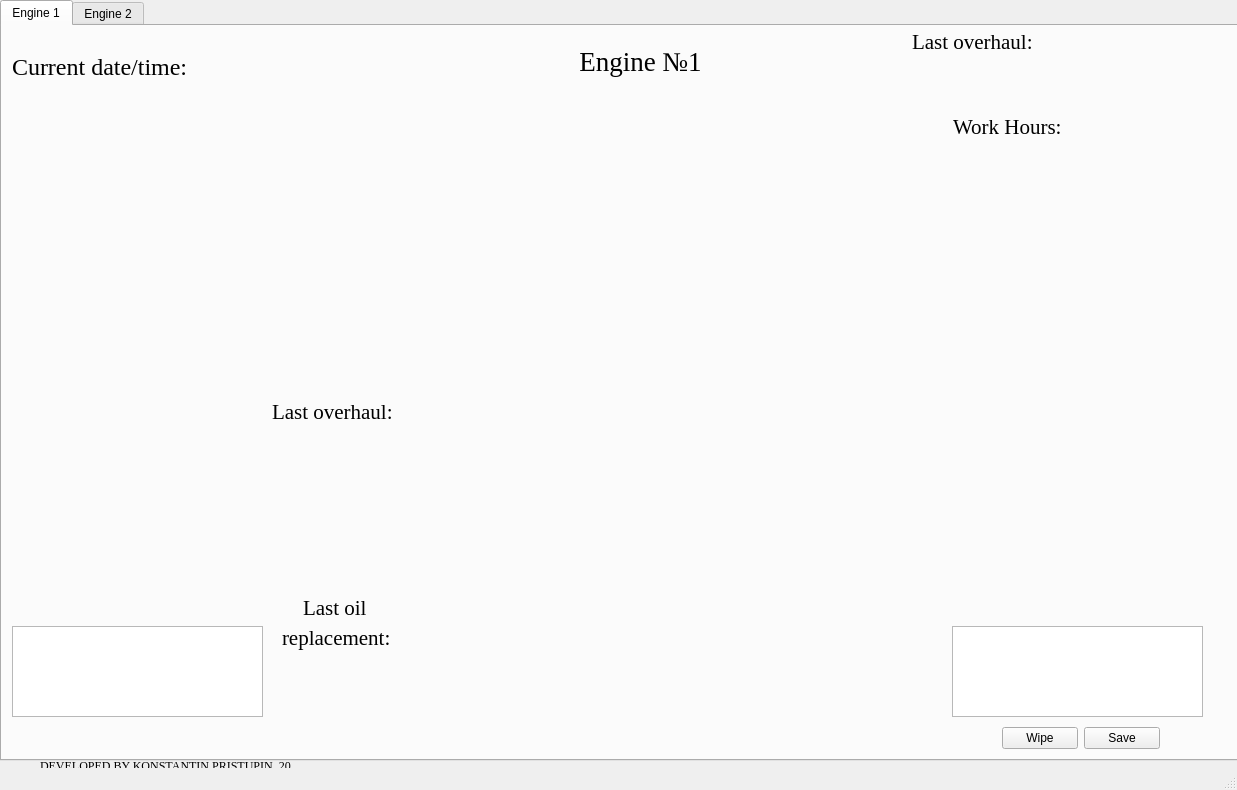
<?xml version="1.0" encoding="UTF-8"?>
<ui version="4.0">
 <class>MainWindow</class>
 <widget class="QMainWindow" name="MainWindow">
  <property name="geometry">
   <rect>
    <x>0</x>
    <y>0</y>
    <width>1237</width>
    <height>790</height>
   </rect>
  </property>
  <property name="sizePolicy">
   <sizepolicy hsizetype="Expanding" vsizetype="Expanding">
    <horstretch>0</horstretch>
    <verstretch>0</verstretch>
   </sizepolicy>
  </property>
  <property name="windowTitle">
   <string>MainWindow</string>
  </property>
  <property name="styleSheet">
   <string notr="true">gridline-color: rgb(83, 94, 255);</string>
  </property>
  <property name="animated">
   <bool>true</bool>
  </property>
  <widget class="QWidget" name="centralwidget">
   <widget class="QLabel" name="notDoneWorksL">
    <property name="geometry">
     <rect>
      <x>1310</x>
      <y>150</y>
      <width>81</width>
      <height>71</height>
     </rect>
    </property>
    <property name="text">
     <string/>
    </property>
   </widget>
   <widget class="QTabWidget" name="tabWidget">
    <property name="geometry">
     <rect>
      <x>0</x>
      <y>0</y>
      <width>1241</width>
      <height>761</height>
     </rect>
    </property>
    <property name="currentIndex">
     <number>0</number>
    </property>
    <widget class="QWidget" name="tab">
     <attribute name="title">
      <string>Engine 1</string>
     </attribute>
     <widget class="QLabel" name="label_3">
      <property name="geometry">
       <rect>
        <x>50</x>
        <y>40</y>
        <width>1281</width>
        <height>661</height>
       </rect>
      </property>
      <property name="text">
       <string/>
      </property>
      <property name="pixmap">
       <pixmap resource="prefix1.qrc">:/icons/engine.png</pixmap>
      </property>
      <property name="scaledContents">
       <bool>true</bool>
      </property>
     </widget>
     <widget class="QWidget" name="layoutWidget_3">
      <property name="geometry">
       <rect>
        <x>530</x>
        <y>20</y>
        <width>217</width>
        <height>61</height>
       </rect>
      </property>
      <layout class="QGridLayout" name="gridLayout_2">
       <item row="0" column="0">
        <spacer name="horizontalSpacer_3">
         <property name="orientation">
          <enum>Qt::Horizontal</enum>
         </property>
         <property name="sizeHint" stdset="0">
          <size>
           <width>40</width>
           <height>20</height>
          </size>
         </property>
        </spacer>
       </item>
       <item row="0" column="1">
        <widget class="QLabel" name="numberEng_2">
         <property name="font">
          <font>
           <family>Times New Roman</family>
           <pointsize>20</pointsize>
          </font>
         </property>
         <property name="text">
          <string>Engine №1</string>
         </property>
         <property name="alignment">
          <set>Qt::AlignCenter</set>
         </property>
        </widget>
       </item>
       <item row="0" column="2">
        <spacer name="horizontalSpacer_4">
         <property name="orientation">
          <enum>Qt::Horizontal</enum>
         </property>
         <property name="sizeHint" stdset="0">
          <size>
           <width>40</width>
           <height>20</height>
          </size>
         </property>
        </spacer>
       </item>
       <item row="1" column="0" colspan="3">
        <widget class="QLabel" name="engineStatus">
         <property name="font">
          <font>
           <family>Times New Roman</family>
           <pointsize>14</pointsize>
          </font>
         </property>
         <property name="text">
          <string/>
         </property>
         <property name="alignment">
          <set>Qt::AlignCenter</set>
         </property>
        </widget>
       </item>
      </layout>
     </widget>
     <widget class="QLabel" name="t1">
      <property name="geometry">
       <rect>
        <x>590</x>
        <y>500</y>
        <width>41</width>
        <height>31</height>
       </rect>
      </property>
      <property name="font">
       <font>
        <family>Times New Roman</family>
        <pointsize>20</pointsize>
       </font>
      </property>
      <property name="text">
       <string/>
      </property>
     </widget>
     <widget class="QWidget" name="verticalLayoutWidget_6">
      <property name="geometry">
       <rect>
        <x>950</x>
        <y>130</y>
        <width>261</width>
        <height>461</height>
       </rect>
      </property>
      <layout class="QVBoxLayout" name="testL"/>
     </widget>
     <widget class="QTextBrowser" name="schWorks">
      <property name="geometry">
       <rect>
        <x>10</x>
        <y>600</y>
        <width>251</width>
        <height>91</height>
       </rect>
      </property>
      <property name="maximumSize">
       <size>
        <width>16777215</width>
        <height>400</height>
       </size>
      </property>
      <property name="lineWrapMode">
       <enum>QTextEdit::WidgetWidth</enum>
      </property>
     </widget>
     <widget class="QWidget" name="verticalLayoutWidget_7">
      <property name="geometry">
       <rect>
        <x>10</x>
        <y>130</y>
        <width>251</width>
        <height>461</height>
       </rect>
      </property>
      <layout class="QVBoxLayout" name="rightL"/>
     </widget>
     <widget class="QLabel" name="label_15">
      <property name="geometry">
       <rect>
        <x>910</x>
        <y>0</y>
        <width>141</width>
        <height>31</height>
       </rect>
      </property>
      <property name="font">
       <font>
        <family>Times New Roman</family>
        <pointsize>16</pointsize>
       </font>
      </property>
      <property name="text">
       <string>Last overhaul:</string>
      </property>
     </widget>
     <widget class="QWidget" name="layoutWidget_4">
      <property name="geometry">
       <rect>
        <x>10</x>
        <y>10</y>
        <width>381</width>
        <height>61</height>
       </rect>
      </property>
      <layout class="QHBoxLayout" name="horizontalLayout_4">
       <item>
        <widget class="QLabel" name="label_18">
         <property name="font">
          <font>
           <family>Times New Roman</family>
           <pointsize>18</pointsize>
          </font>
         </property>
         <property name="text">
          <string>Current date/time:</string>
         </property>
        </widget>
       </item>
       <item>
        <widget class="QLabel" name="timeL">
         <property name="minimumSize">
          <size>
           <width>110</width>
           <height>0</height>
          </size>
         </property>
         <property name="font">
          <font>
           <family>Times New Roman</family>
           <pointsize>18</pointsize>
          </font>
         </property>
         <property name="text">
          <string/>
         </property>
        </widget>
       </item>
      </layout>
     </widget>
     <widget class="QLabel" name="t5">
      <property name="geometry">
       <rect>
        <x>830</x>
        <y>400</y>
        <width>41</width>
        <height>31</height>
       </rect>
      </property>
      <property name="font">
       <font>
        <family>Times New Roman</family>
        <pointsize>16</pointsize>
       </font>
      </property>
      <property name="text">
       <string/>
      </property>
     </widget>
     <widget class="QWidget" name="verticalLayoutWidget_8">
      <property name="geometry">
       <rect>
        <x>280</x>
        <y>620</y>
        <width>131</width>
        <height>29</height>
       </rect>
      </property>
      <layout class="QVBoxLayout" name="testlyt"/>
     </widget>
     <widget class="QLabel" name="t3">
      <property name="geometry">
       <rect>
        <x>730</x>
        <y>450</y>
        <width>41</width>
        <height>31</height>
       </rect>
      </property>
      <property name="font">
       <font>
        <family>Times New Roman</family>
        <pointsize>18</pointsize>
       </font>
      </property>
      <property name="text">
       <string/>
      </property>
     </widget>
     <widget class="QLabel" name="label_9">
      <property name="geometry">
       <rect>
        <x>270</x>
        <y>370</y>
        <width>121</width>
        <height>31</height>
       </rect>
      </property>
      <property name="font">
       <font>
        <family>Times New Roman</family>
        <pointsize>16</pointsize>
       </font>
      </property>
      <property name="text">
       <string>Last overhaul: </string>
      </property>
     </widget>
     <widget class="QWidget" name="layoutWidget_5">
      <property name="geometry">
       <rect>
        <x>1000</x>
        <y>700</y>
        <width>158</width>
        <height>25</height>
       </rect>
      </property>
      <layout class="QHBoxLayout" name="horizontalLayout_5">
       <item>
        <widget class="QPushButton" name="wipe">
         <property name="text">
          <string>Wipe</string>
         </property>
        </widget>
       </item>
       <item>
        <widget class="QPushButton" name="save">
         <property name="text">
          <string>Save</string>
         </property>
        </widget>
       </item>
      </layout>
     </widget>
     <widget class="QLabel" name="t2">
      <property name="geometry">
       <rect>
        <x>660</x>
        <y>470</y>
        <width>41</width>
        <height>31</height>
       </rect>
      </property>
      <property name="font">
       <font>
        <family>Times New Roman</family>
        <pointsize>19</pointsize>
       </font>
      </property>
      <property name="text">
       <string/>
      </property>
     </widget>
     <widget class="QWidget" name="verticalLayoutWidget_9">
      <property name="geometry">
       <rect>
        <x>1030</x>
        <y>0</y>
        <width>131</width>
        <height>31</height>
       </rect>
      </property>
      <layout class="QVBoxLayout" name="turbOverhLyt"/>
     </widget>
     <widget class="QWidget" name="layoutWidget_6">
      <property name="geometry">
       <rect>
        <x>280</x>
        <y>570</y>
        <width>131</width>
        <height>54</height>
       </rect>
      </property>
      <layout class="QVBoxLayout" name="verticalLayout_2">
       <item>
        <widget class="QLabel" name="label_11">
         <property name="font">
          <font>
           <family>Times New Roman</family>
           <pointsize>16</pointsize>
          </font>
         </property>
         <property name="text">
          <string>    Last oil </string>
         </property>
        </widget>
       </item>
       <item>
        <widget class="QLabel" name="label_16">
         <property name="font">
          <font>
           <family>Times New Roman</family>
           <pointsize>16</pointsize>
          </font>
         </property>
         <property name="text">
          <string>replacement:</string>
         </property>
        </widget>
       </item>
      </layout>
     </widget>
     <widget class="QWidget" name="layoutWidget_7">
      <property name="geometry">
       <rect>
        <x>951</x>
        <y>88</y>
        <width>261</width>
        <height>26</height>
       </rect>
      </property>
      <layout class="QHBoxLayout" name="horizontalLayout_6">
       <item>
        <widget class="QLabel" name="label_4">
         <property name="font">
          <font>
           <family>Times New Roman</family>
           <pointsize>16</pointsize>
          </font>
         </property>
         <property name="text">
          <string>Work Hours:</string>
         </property>
        </widget>
       </item>
       <item>
        <widget class="QLabel" name="workHours">
         <property name="font">
          <font>
           <family>Times New Roman</family>
           <pointsize>16</pointsize>
          </font>
         </property>
         <property name="text">
          <string/>
         </property>
        </widget>
       </item>
      </layout>
     </widget>
     <widget class="QLabel" name="t6">
      <property name="geometry">
       <rect>
        <x>880</x>
        <y>390</y>
        <width>41</width>
        <height>31</height>
       </rect>
      </property>
      <property name="font">
       <font>
        <family>Times New Roman</family>
        <pointsize>15</pointsize>
       </font>
      </property>
      <property name="text">
       <string/>
      </property>
     </widget>
     <widget class="QWidget" name="verticalLayoutWidget_10">
      <property name="geometry">
       <rect>
        <x>270</x>
        <y>400</y>
        <width>121</width>
        <height>31</height>
       </rect>
      </property>
      <layout class="QVBoxLayout" name="overhLyt"/>
     </widget>
     <widget class="QLabel" name="t4">
      <property name="geometry">
       <rect>
        <x>790</x>
        <y>430</y>
        <width>31</width>
        <height>21</height>
       </rect>
      </property>
      <property name="font">
       <font>
        <family>Times New Roman</family>
        <pointsize>17</pointsize>
       </font>
      </property>
      <property name="text">
       <string/>
      </property>
     </widget>
     <widget class="QTextEdit" name="comment">
      <property name="geometry">
       <rect>
        <x>950</x>
        <y>600</y>
        <width>251</width>
        <height>91</height>
       </rect>
      </property>
      <property name="maximumSize">
       <size>
        <width>16777215</width>
        <height>300</height>
       </size>
      </property>
     </widget>
    </widget>
    <widget class="QWidget" name="tab_2">
     <attribute name="title">
      <string>Engine 2</string>
     </attribute>
     <widget class="QLabel" name="label_5">
      <property name="geometry">
       <rect>
        <x>50</x>
        <y>40</y>
        <width>1281</width>
        <height>661</height>
       </rect>
      </property>
      <property name="text">
       <string/>
      </property>
      <property name="pixmap">
       <pixmap resource="prefix1.qrc">:/icons/engine.png</pixmap>
      </property>
      <property name="scaledContents">
       <bool>true</bool>
      </property>
     </widget>
     <widget class="QWidget" name="layoutWidget_8">
      <property name="geometry">
       <rect>
        <x>530</x>
        <y>20</y>
        <width>217</width>
        <height>61</height>
       </rect>
      </property>
      <layout class="QGridLayout" name="gridLayout_3">
       <item row="0" column="0">
        <spacer name="horizontalSpacer_5">
         <property name="orientation">
          <enum>Qt::Horizontal</enum>
         </property>
         <property name="sizeHint" stdset="0">
          <size>
           <width>40</width>
           <height>20</height>
          </size>
         </property>
        </spacer>
       </item>
       <item row="0" column="1">
        <widget class="QLabel" name="numberEng_3">
         <property name="font">
          <font>
           <family>Times New Roman</family>
           <pointsize>20</pointsize>
          </font>
         </property>
         <property name="text">
          <string>Engine №2</string>
         </property>
         <property name="alignment">
          <set>Qt::AlignCenter</set>
         </property>
        </widget>
       </item>
       <item row="0" column="2">
        <spacer name="horizontalSpacer_6">
         <property name="orientation">
          <enum>Qt::Horizontal</enum>
         </property>
         <property name="sizeHint" stdset="0">
          <size>
           <width>40</width>
           <height>20</height>
          </size>
         </property>
        </spacer>
       </item>
       <item row="1" column="0" colspan="3">
        <widget class="QLabel" name="engineStatus_2">
         <property name="font">
          <font>
           <family>Times New Roman</family>
           <pointsize>14</pointsize>
          </font>
         </property>
         <property name="text">
          <string/>
         </property>
         <property name="alignment">
          <set>Qt::AlignCenter</set>
         </property>
        </widget>
       </item>
      </layout>
     </widget>
     <widget class="QLabel" name="t1_2">
      <property name="geometry">
       <rect>
        <x>590</x>
        <y>500</y>
        <width>41</width>
        <height>31</height>
       </rect>
      </property>
      <property name="font">
       <font>
        <family>Times New Roman</family>
        <pointsize>20</pointsize>
       </font>
      </property>
      <property name="text">
       <string/>
      </property>
     </widget>
     <widget class="QWidget" name="verticalLayoutWidget_11">
      <property name="geometry">
       <rect>
        <x>950</x>
        <y>130</y>
        <width>261</width>
        <height>461</height>
       </rect>
      </property>
      <layout class="QVBoxLayout" name="testL_2"/>
     </widget>
     <widget class="QTextBrowser" name="schWorks_2">
      <property name="geometry">
       <rect>
        <x>10</x>
        <y>600</y>
        <width>251</width>
        <height>91</height>
       </rect>
      </property>
      <property name="maximumSize">
       <size>
        <width>16777215</width>
        <height>400</height>
       </size>
      </property>
      <property name="lineWrapMode">
       <enum>QTextEdit::WidgetWidth</enum>
      </property>
     </widget>
     <widget class="QWidget" name="verticalLayoutWidget_12">
      <property name="geometry">
       <rect>
        <x>10</x>
        <y>130</y>
        <width>251</width>
        <height>461</height>
       </rect>
      </property>
      <layout class="QVBoxLayout" name="rightL_2"/>
     </widget>
     <widget class="QLabel" name="label_19">
      <property name="geometry">
       <rect>
        <x>910</x>
        <y>0</y>
        <width>141</width>
        <height>31</height>
       </rect>
      </property>
      <property name="font">
       <font>
        <family>Times New Roman</family>
        <pointsize>16</pointsize>
       </font>
      </property>
      <property name="text">
       <string>Last overhaul:</string>
      </property>
     </widget>
     <widget class="QWidget" name="layoutWidget_9">
      <property name="geometry">
       <rect>
        <x>10</x>
        <y>10</y>
        <width>381</width>
        <height>61</height>
       </rect>
      </property>
      <layout class="QHBoxLayout" name="horizontalLayout_7">
       <item>
        <widget class="QLabel" name="label_20">
         <property name="font">
          <font>
           <family>Times New Roman</family>
           <pointsize>18</pointsize>
          </font>
         </property>
         <property name="text">
          <string>Current date/time:</string>
         </property>
        </widget>
       </item>
       <item>
        <widget class="QLabel" name="timeL_2">
         <property name="minimumSize">
          <size>
           <width>110</width>
           <height>0</height>
          </size>
         </property>
         <property name="font">
          <font>
           <family>Times New Roman</family>
           <pointsize>18</pointsize>
          </font>
         </property>
         <property name="text">
          <string/>
         </property>
        </widget>
       </item>
      </layout>
     </widget>
     <widget class="QLabel" name="t5_2">
      <property name="geometry">
       <rect>
        <x>830</x>
        <y>400</y>
        <width>41</width>
        <height>31</height>
       </rect>
      </property>
      <property name="font">
       <font>
        <family>Times New Roman</family>
        <pointsize>16</pointsize>
       </font>
      </property>
      <property name="text">
       <string/>
      </property>
     </widget>
     <widget class="QWidget" name="verticalLayoutWidget_13">
      <property name="geometry">
       <rect>
        <x>280</x>
        <y>620</y>
        <width>131</width>
        <height>29</height>
       </rect>
      </property>
      <layout class="QVBoxLayout" name="testlyt_2"/>
     </widget>
     <widget class="QLabel" name="t3_2">
      <property name="geometry">
       <rect>
        <x>730</x>
        <y>450</y>
        <width>41</width>
        <height>31</height>
       </rect>
      </property>
      <property name="font">
       <font>
        <family>Times New Roman</family>
        <pointsize>18</pointsize>
       </font>
      </property>
      <property name="text">
       <string/>
      </property>
     </widget>
     <widget class="QLabel" name="label_12">
      <property name="geometry">
       <rect>
        <x>270</x>
        <y>370</y>
        <width>121</width>
        <height>31</height>
       </rect>
      </property>
      <property name="font">
       <font>
        <family>Times New Roman</family>
        <pointsize>16</pointsize>
       </font>
      </property>
      <property name="text">
       <string>Last overhaul: </string>
      </property>
     </widget>
     <widget class="QWidget" name="layoutWidget_10">
      <property name="geometry">
       <rect>
        <x>1000</x>
        <y>700</y>
        <width>158</width>
        <height>25</height>
       </rect>
      </property>
      <layout class="QHBoxLayout" name="horizontalLayout_8">
       <item>
        <widget class="QPushButton" name="wipe_3">
         <property name="text">
          <string>Wipe</string>
         </property>
        </widget>
       </item>
       <item>
        <widget class="QPushButton" name="save_3">
         <property name="text">
          <string>Save</string>
         </property>
        </widget>
       </item>
      </layout>
     </widget>
     <widget class="QLabel" name="t2_2">
      <property name="geometry">
       <rect>
        <x>660</x>
        <y>470</y>
        <width>41</width>
        <height>31</height>
       </rect>
      </property>
      <property name="font">
       <font>
        <family>Times New Roman</family>
        <pointsize>19</pointsize>
       </font>
      </property>
      <property name="text">
       <string/>
      </property>
     </widget>
     <widget class="QWidget" name="verticalLayoutWidget_14">
      <property name="geometry">
       <rect>
        <x>1030</x>
        <y>0</y>
        <width>131</width>
        <height>31</height>
       </rect>
      </property>
      <layout class="QVBoxLayout" name="turbOverhLyt_2"/>
     </widget>
     <widget class="QWidget" name="layoutWidget_11">
      <property name="geometry">
       <rect>
        <x>280</x>
        <y>570</y>
        <width>131</width>
        <height>54</height>
       </rect>
      </property>
      <layout class="QVBoxLayout" name="verticalLayout_3">
       <item>
        <widget class="QLabel" name="label_21">
         <property name="font">
          <font>
           <family>Times New Roman</family>
           <pointsize>16</pointsize>
          </font>
         </property>
         <property name="text">
          <string>    Last oil </string>
         </property>
        </widget>
       </item>
       <item>
        <widget class="QLabel" name="label_22">
         <property name="font">
          <font>
           <family>Times New Roman</family>
           <pointsize>16</pointsize>
          </font>
         </property>
         <property name="text">
          <string>replacement:</string>
         </property>
        </widget>
       </item>
      </layout>
     </widget>
     <widget class="QWidget" name="layoutWidget_12">
      <property name="geometry">
       <rect>
        <x>951</x>
        <y>88</y>
        <width>261</width>
        <height>26</height>
       </rect>
      </property>
      <layout class="QHBoxLayout" name="horizontalLayout_9">
       <item>
        <widget class="QLabel" name="label_6">
         <property name="font">
          <font>
           <family>Times New Roman</family>
           <pointsize>16</pointsize>
          </font>
         </property>
         <property name="text">
          <string>Work Hours:</string>
         </property>
        </widget>
       </item>
       <item>
        <widget class="QLabel" name="workHours_2">
         <property name="font">
          <font>
           <family>Times New Roman</family>
           <pointsize>16</pointsize>
          </font>
         </property>
         <property name="text">
          <string/>
         </property>
        </widget>
       </item>
      </layout>
     </widget>
     <widget class="QLabel" name="t6_2">
      <property name="geometry">
       <rect>
        <x>880</x>
        <y>390</y>
        <width>41</width>
        <height>31</height>
       </rect>
      </property>
      <property name="font">
       <font>
        <family>Times New Roman</family>
        <pointsize>15</pointsize>
       </font>
      </property>
      <property name="text">
       <string/>
      </property>
     </widget>
     <widget class="QWidget" name="verticalLayoutWidget_15">
      <property name="geometry">
       <rect>
        <x>270</x>
        <y>400</y>
        <width>121</width>
        <height>31</height>
       </rect>
      </property>
      <layout class="QVBoxLayout" name="overhLyt_2"/>
     </widget>
     <widget class="QLabel" name="t4_2">
      <property name="geometry">
       <rect>
        <x>790</x>
        <y>430</y>
        <width>31</width>
        <height>21</height>
       </rect>
      </property>
      <property name="font">
       <font>
        <family>Times New Roman</family>
        <pointsize>17</pointsize>
       </font>
      </property>
      <property name="text">
       <string/>
      </property>
     </widget>
     <widget class="QTextEdit" name="comment_2">
      <property name="geometry">
       <rect>
        <x>950</x>
        <y>600</y>
        <width>251</width>
        <height>91</height>
       </rect>
      </property>
      <property name="maximumSize">
       <size>
        <width>16777215</width>
        <height>300</height>
       </size>
      </property>
     </widget>
    </widget>
   </widget>
   <widget class="QLabel" name="label">
    <property name="geometry">
     <rect>
      <x>40</x>
      <y>755</y>
      <width>251</width>
      <height>21</height>
     </rect>
    </property>
    <property name="font">
     <font>
      <family>Times New Roman</family>
     </font>
    </property>
    <property name="text">
     <string>DEVELOPED BY KONSTANTIN PRISTUPIN, 2020</string>
    </property>
   </widget>
  </widget>
  <widget class="QStatusBar" name="statusbar"/>
  <action name="actionMain_Window">
   <property name="text">
    <string>Main Window</string>
   </property>
  </action>
  <action name="actionTemperatures">
   <property name="text">
    <string>Temperatures</string>
   </property>
  </action>
  <action name="actionPressures">
   <property name="text">
    <string>Pressures</string>
   </property>
  </action>
 </widget>
 <resources>
  <include location="prefix1.qrc"/>
 </resources>
 <connections/>
</ui>
